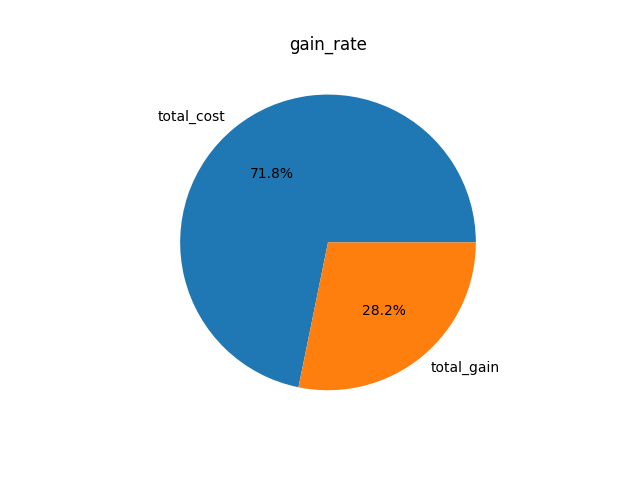

Python code for this plot:
import yfinance as yf
import matplotlib.pyplot as plt
import seaborn
import time
import pandas as pd
from datetime import date
import sys

# labels = 'a', 'b'
# size = [30, 60]

total_cost = sys.argv[1]
total_gain = sys.argv[2]

labels = 'total_cost', 'total_gain'
size = [total_cost, total_gain]
# print(total_cost, total_gain)
plt.pie(size, labels=labels, autopct='%1.1f%%')
plt.rcParams["figure.figsize"] = (0.5, 0.5)
plt.title("gain_rate")
plt.savefig("pie_chart.png", dpi=100)
# plt.show()